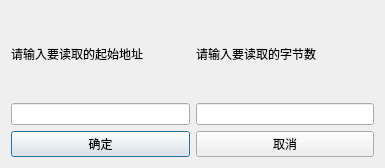
<?xml version="1.0" encoding="UTF-8"?>
<ui version="4.0">
 <class>Dialog_memory</class>
 <widget class="QDialog" name="Dialog_memory">
  <property name="geometry">
   <rect>
    <x>0</x>
    <y>0</y>
    <width>385</width>
    <height>168</height>
   </rect>
  </property>
  <property name="windowTitle">
   <string>Dialog</string>
  </property>
  <layout class="QGridLayout" name="gridLayout_2">
   <item row="0" column="0">
    <layout class="QGridLayout" name="gridLayout">
     <item row="0" column="0">
      <layout class="QHBoxLayout" name="horizontalLayout_2">
       <item>
        <layout class="QVBoxLayout" name="verticalLayout_2">
         <item>
          <widget class="QLabel" name="label">
           <property name="text">
            <string>请输入要读取的起始地址</string>
           </property>
          </widget>
         </item>
         <item>
          <widget class="QLineEdit" name="lineEdit_address"/>
         </item>
        </layout>
       </item>
       <item>
        <layout class="QVBoxLayout" name="verticalLayout">
         <item>
          <widget class="QLabel" name="label_2">
           <property name="text">
            <string>请输入要读取的字节数</string>
           </property>
          </widget>
         </item>
         <item>
          <widget class="QLineEdit" name="lineEdit_length"/>
         </item>
        </layout>
       </item>
      </layout>
     </item>
     <item row="1" column="0">
      <layout class="QHBoxLayout" name="horizontalLayout">
       <item>
        <widget class="QPushButton" name="pushButton_ok">
         <property name="text">
          <string>确定</string>
         </property>
        </widget>
       </item>
       <item>
        <widget class="QPushButton" name="pushButton_cancel">
         <property name="text">
          <string>取消</string>
         </property>
        </widget>
       </item>
      </layout>
     </item>
    </layout>
   </item>
  </layout>
 </widget>
 <resources/>
 <connections>
  <connection>
   <sender>pushButton_cancel</sender>
   <signal>clicked()</signal>
   <receiver>Dialog_memory</receiver>
   <slot>reject()</slot>
   <hints>
    <hint type="sourcelabel">
     <x>197</x>
     <y>161</y>
    </hint>
    <hint type="destinationlabel">
     <x>199</x>
     <y>149</y>
    </hint>
   </hints>
  </connection>
 </connections>
</ui>
